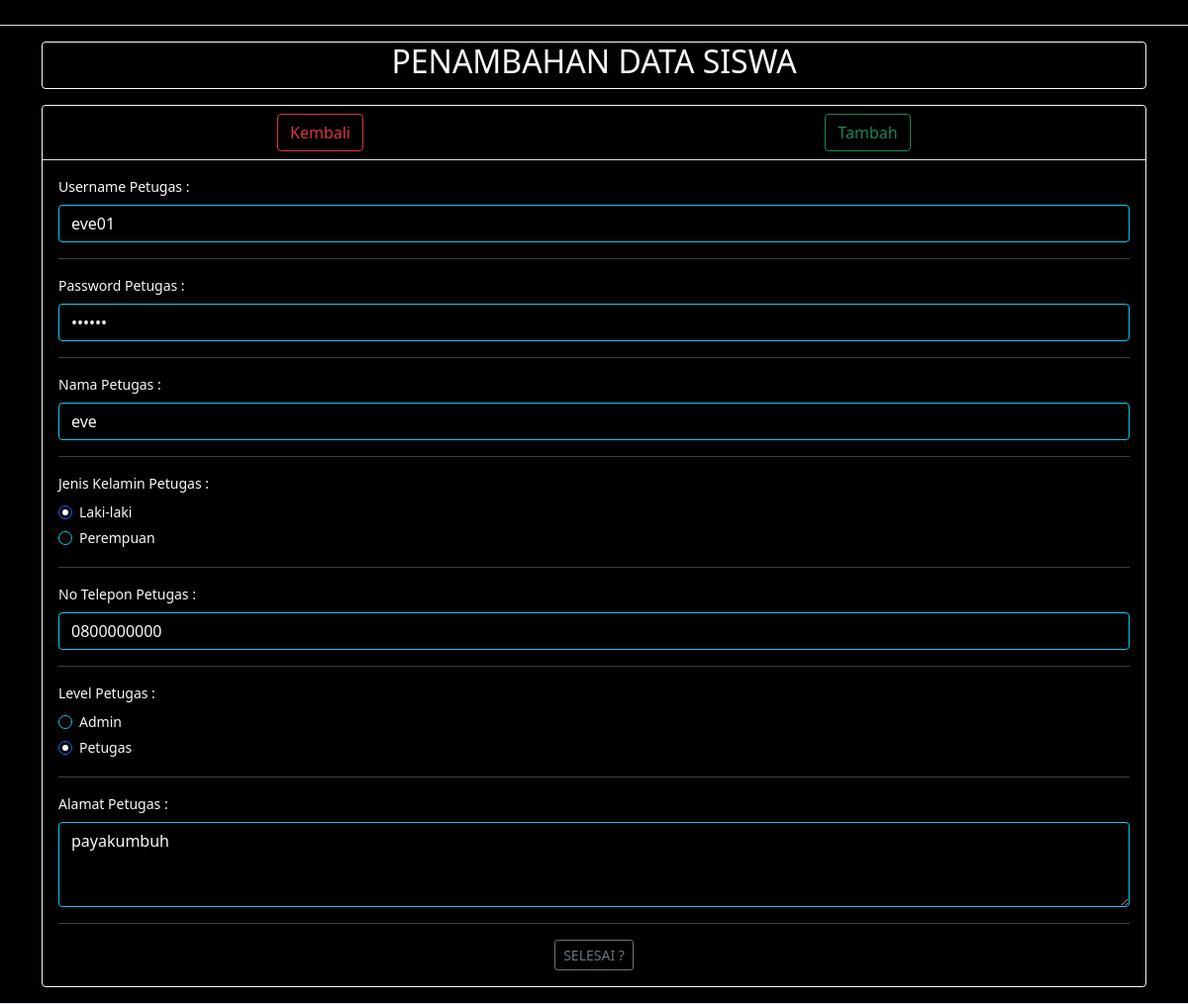
The app's page /admin/petugas/edit.php?id=1 with its own data.
### tables this page shows
CREATE TABLE `petugas` (
  `id_petugas` int(11) NOT NULL,
  `username` varchar(25) NOT NULL,
  `password` varchar(32) NOT NULL,
  `nama_petugas` varchar(35) NOT NULL,
  `level` enum('admin','petugas') NOT NULL,
  `alamat` text NOT NULL,
  `no_telp` varchar(13) NOT NULL,
  `jenis_kelamin` enum('laki-laki','perempuan') NOT NULL
);

### admin/petugas/edit.php (the view, shortened to what this page needs)
<?php
include_once '../koneksi.php';
$id = $_GET['id'];
$query = "SELECT * FROM petugas WHERE id_petugas = '$id'";
$result = mysqli_query($conn, $query);
$petugas = mysqli_fetch_assoc($result);
?>
<!DOCTYPE html>
<html lang="en">
<head>
  <link href="https://cdn.jsdelivr.net/npm/bootstrap@5.1.3/dist/css/bootstrap.min.css" rel="stylesheet">
</head>
<body class="bgrn">
  <main id="up" class="border-bottom border-top" style="margin-top: 25px;">
    <div class="container">
      <div class="row">
        <div class="container">
          <div class="card mb-3 mt-3 border-light text-light" style="width:auto; background-color:black;">
            <h2 class="text-center text-light">PENAMBAHAN DATA SISWA</h2>
          </div>
          <form action="" method="post" enctype="multipart/form-data">
            <div class="card mb-3 border-light text-light" style="width:auto; background-color:black;">
              <div class="card-header border-bottom text-center">
                <div class="row">
                  <div class="col-6">
                    <a href="../petugas/?search" class="btn btn-outline-danger">Kembali</a>
                  </div>
                  <div class="col-6">
                    <button type="submit" class="btn btn-outline-success" name="tambah">Tambah</button>
                  </div>
                </div>
              </div>
              <div class="card-body form-control-sm form-select-sm">
                <div class="mb-3">
                  <label for="username" class="form-label">Username Petugas :</label>
                  <input name="username" value="<?= $petugas['username']; ?>" type="text" class="text-light btn-outline-info form-control" style="background-color:transparent" id="username" placeholder="Masukan username petugas">
                </div>
                <hr>
                <div class="mb-3">
                  <label for="password" class="form-label">Password Petugas :</label>
                  <input name="password" value="<?= $petugas['password']; ?>" type="password" class="text-light btn-outline-info form-control" style="background-color:transparent" id="password" placeholder="Masukan password petugas">
                </div>
                <hr>
                <div class="mb-3">
                  <label for="nama_petugas" class="form-label">Nama Petugas :</label>
                  <input name="nama_petugas" value="<?= $petugas['nama_petugas']; ?>" type="text" class="text-light btn-outline-info form-control" style="background-color:transparent" id="nama_petugas" placeholder="Masukan nama petugas">
                </div>
                <hr>
                <?php if ($petugas['jenis_kelamin'] == 'laki-laki') : ?>
                  <label class="form-label">Jenis Kelamin Petugas :</label>
                  <div class="form-check">
                    <input class="form-check-input text-light btn-outline-info" type="radio" name="jenis_kelamin" id="jenis_kelamin1" value="laki-laki" style="background-color:transparent" checked>
                    <label class="form-check-label" for="jenis_kelamin1">
                      Laki-laki
                    </label>
                  </div>
                  <div class="form-check">
                    <input class="form-check-input text-light btn-outline-info" type="radio" name="jenis_kelamin" id="jenis_kelamin2" value="perempuan" style="background-color:transparent">
                    <label class="form-check-label" for="jenis_kelamin2">
                      Perempuan
                    </label>
                  </div>
                <?php endif; ?>
                <hr>
                <div class="mb-3">
                  <label for="no_telp" class="form-label">No Telepon Petugas :</label>
                  <input name="no_telp" value="<?= $petugas['no_telp']; ?>" type="text" class="text-light btn-outline-info form-control" style="background-color:transparent" id="no_telp" placeholder="Masukan No Telepon Siswa">
                </div>
                <hr>
                <?php if ($petugas['level'] == 'petugas') : ?>
                  <label class="form-label">Level Petugas :</label>
                  <div class="form-check">
                    <input class="form-check-input text-light btn-outline-info" type="radio" name="level" id="level1" value="admin" style="background-color:transparent">
                    <label class="form-check-label" for="level1">
                      Admin
                    </label>
                  </div>
                  <div class="form-check">
                    <input class="form-check-input text-light btn-outline-info" type="radio" name="level" id="level2" value="petugas" style="background-color:transparent" checked>
                    <label class="form-check-label" for="level2">
                      Petugas
                    </label>
                  </div>
                <?php endif ?>
                <hr>
                <div class="mb-3">
                  <label for="alamat" class="form-label">Alamat Petugas :</label>
                  <textarea name="alamat" class="form-control text-light btn-outline-info" id="alamat" rows="3" style="background-color:transparent"><?= $petugas['alamat']; ?></textarea>
                </div>
                <hr>
                <center>
                  <a href="#up" class="btn btn-sm btn-outline-secondary">SELESAI ?</a>
                </center>
              </div>
            </div>
          </form>
        </div>
      </div>
    </div>
  </main>
</body>
</html>

### admin/petugas/edit.php (style rules this page uses)
.bgrn { background-color: black; background-repeat: no-repeat; background-attachment: fixed; background-size: cover; }

### records on screen
petugas: username "eve01", nama_petugas "eve", no_telp "0800000000", alamat "payakumbuh"
